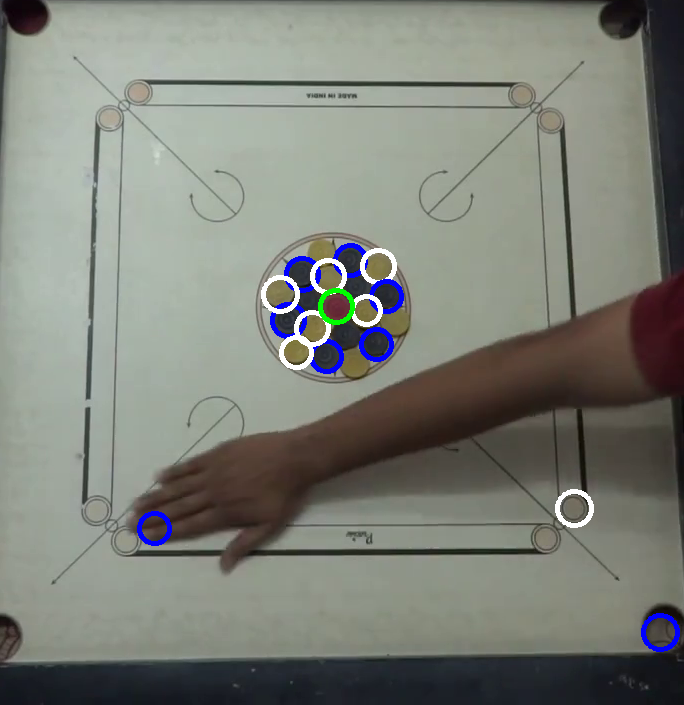
%> input picture images/0.png, 684 x 705 px
$ octave --eval "result = skinDetection('../images/0.png');"   (GNU Octave 9; MATLAB toolbox functions it lacks are replaced by stand-ins)
%> lines starting %> are read from the running program, lines starting %| are printed output that depends on the picture; in (x1, y1, x2, y2) boxes, pixels count from 0 and x2, y2 are one past the last pixel; in counts of white or black regions, pixels touching at a corner belong together; the program's own positions count from 1
% Author:      Mohak Kumar Sukhwani
function [newImg]=skinDetection( ipImg )
%> called with ipImg = '../images/0.png'
%skinDetection: This function detects helps detecting skin using various color
%models
%Ref Paper: http://www.ijiee.org/papers/292-S1674.pdf


imgRGB=imread(ipImg);
%> imgRGB is the input picture: size 705x684x3 uint8; mean R, G, B 125.6, 128.7, 120.6
%imgRGB=ipImg;
imgHSV=rgb2hsv(imgRGB);
%> imgHSV: size 705x684x3 double; mean H, S, V 0.279, 0.142, 0.523
imgYCbCr=rgb2ycbcr(imgRGB);
%> imgYCbCr: size 705x684x3 uint8; mean of channels 1, 2, 3 125, 124.9, 127

[rSize,cSize,chan]=size(imgRGB);
%> rSize = 705; cSize = 684; chan = 3

%YCbCr space
Y=imgYCbCr(:,:,1);
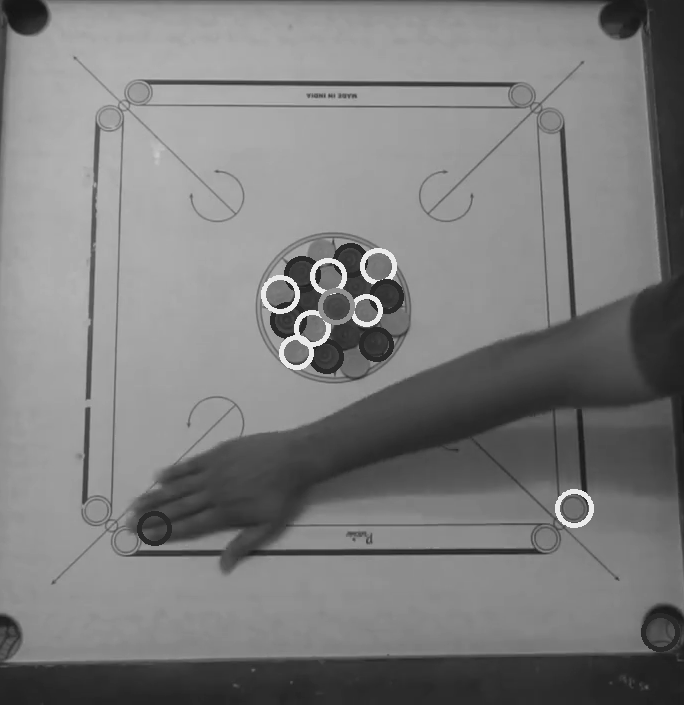
%> Y: size 705x684 uint8; min 20, max 235, mean 125
Cb = imgYCbCr(:,:,2);
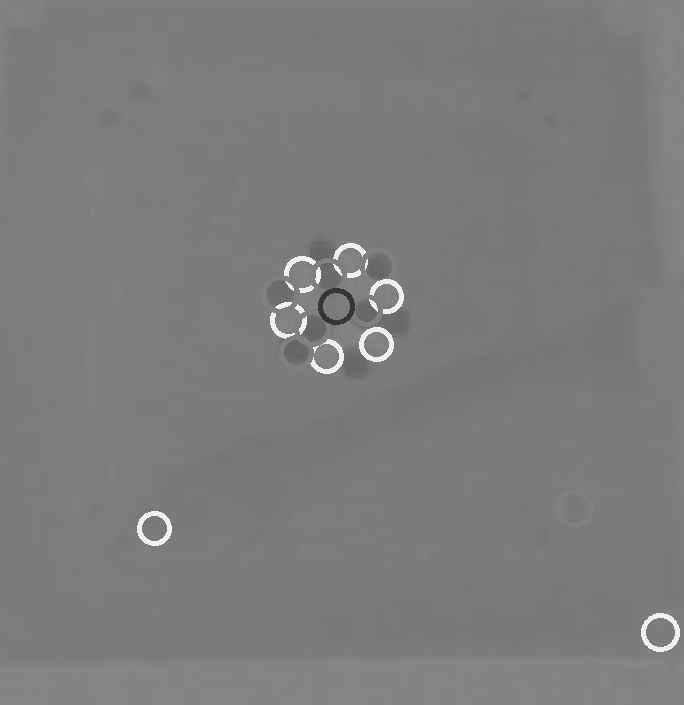
%> Cb: size 705x684 uint8; min 54, max 240, mean 124.9
Cr = imgYCbCr(:,:,3);
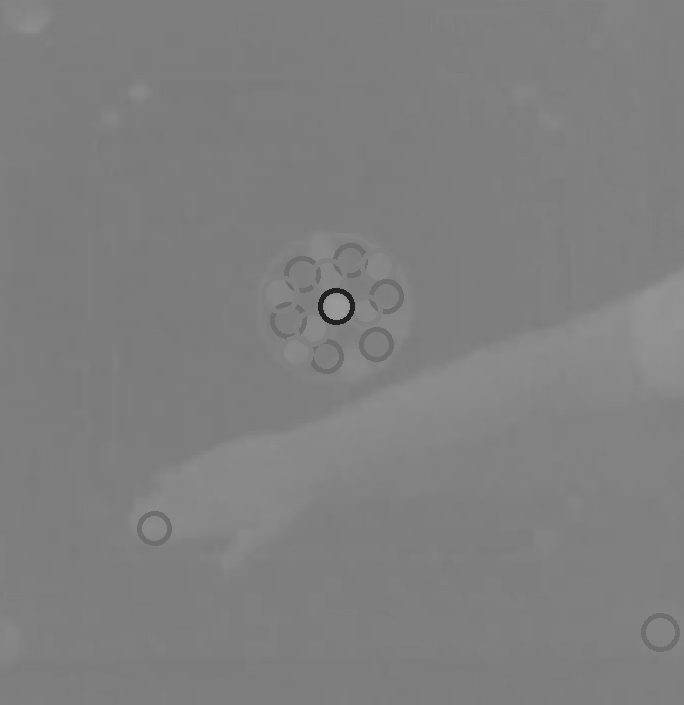
%> Cr: size 705x684 uint8; min 34, max 156, mean 127
%Various color spaces
%[row,col,chn] = find(Y>80 & Cb>=77 & Cb<=127 & Cr>=133 & Cr<=173);
%[row,col,chn] = find(Y>80 & Cb>=97.5 & Cb<=142.5 & Cr>=134 & Cr<=173);

%HSV space
hue=imgHSV(:,:,1);
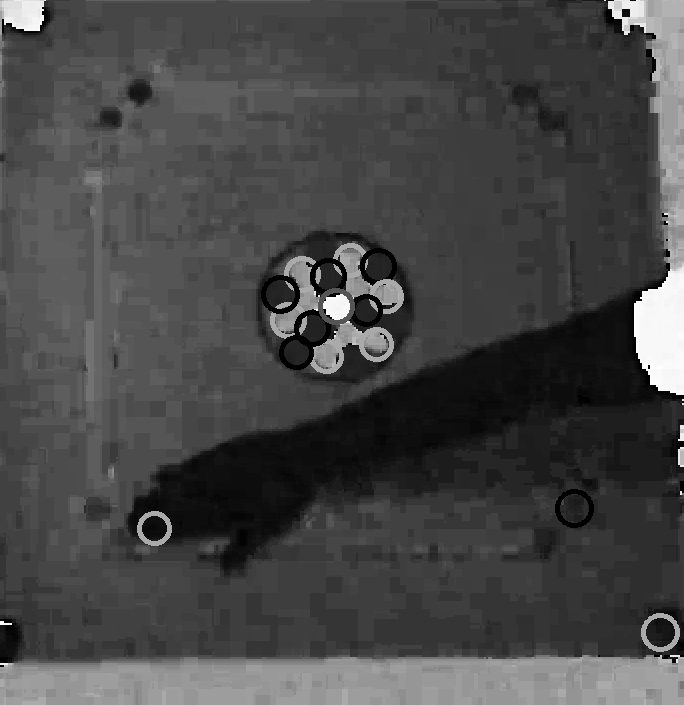
%> hue: size 705x684 double; min 0, max 0.996, mean 0.279
sat=imgHSV(:,:,2);
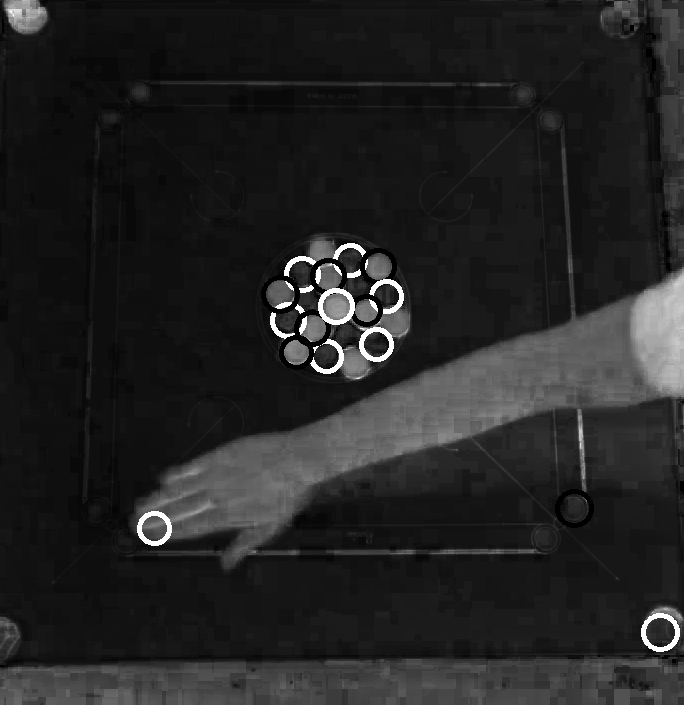
%> sat: size 705x684 double; min 0, max 1, mean 0.142
val=imgHSV(:,:,3);
[row,col,chn]=find( (Y>80 & Cb>=77 & Cb<=127 & Cr>=133 & Cr<=173 ) | ((hue >=0 & hue <=50) & (sat >=0.23 & sat <0.68)));
%> row = 81643 values from 1 to 705; col = 81643 values from 1 to 684; chn = 81643 logical values, 81643 true

% [7 lines of commented-out code are left out]

imgRGB=zeros(rSize,cSize);
for i=1:size(row,1)
        imgRGB(row(i),col(i)) = 1;
end
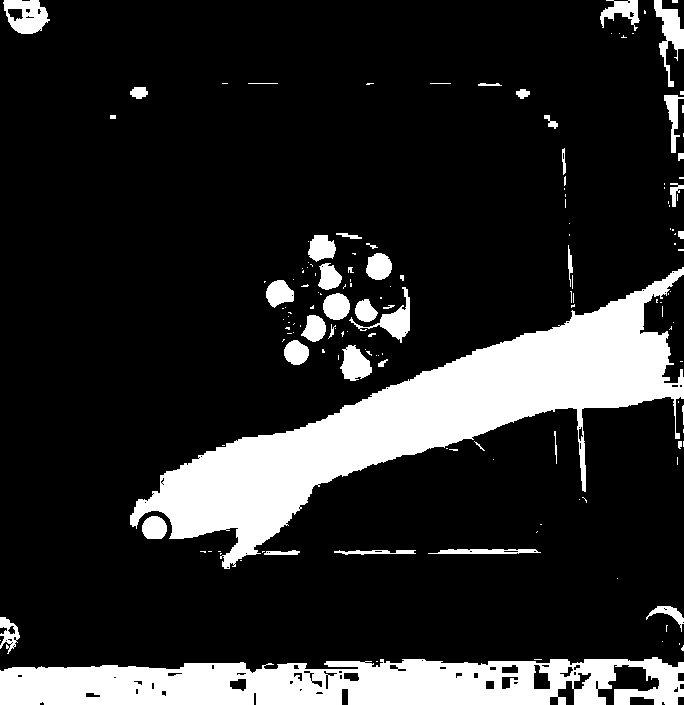
%> imgRGB: size 705x684 double; values 0 (black) and 1 (white), 16.9% white; 153 white regions (107 under 20 px), largest, box (x1, y1, x2, y2) and area: (130, 267, 684, 569) 44347, (0, 657, 684, 705) 24875, (3, 0, 50, 34) 1041

newImg=imgRGB;
end

$ run again, on images/2.png
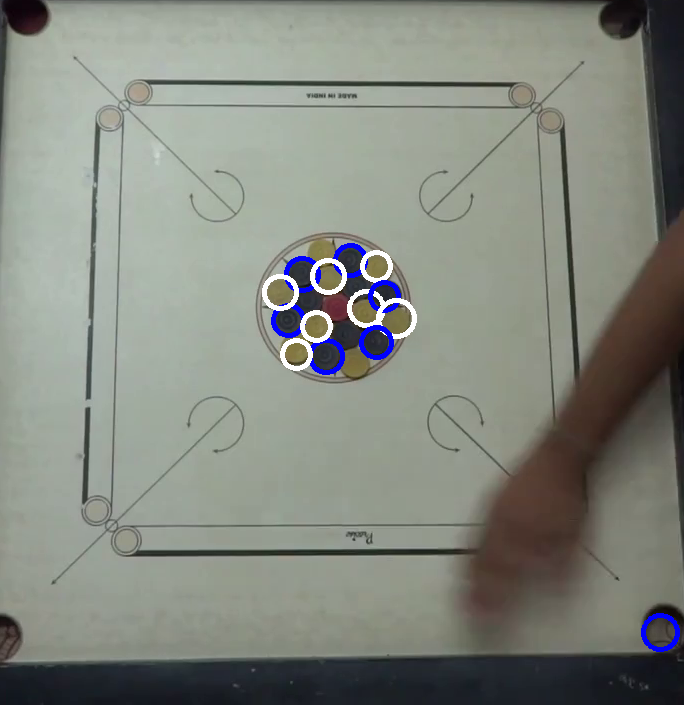
%> input picture images/2.png, 684 x 705 px
%> in skinDetection, imgRGB is the input picture: size 705x684x3 uint8; mean R, G, B 131.9, 136, 127.5
%> imgHSV: size 705x684x3 double; mean H, S, V 0.28, 0.125, 0.547
%> imgYCbCr: size 705x684x3 uint8; mean of channels 1, 2, 3 130.9, 124.9, 126.6
%> in skinDetection, `sat=imgHSV(:,:,2);`:
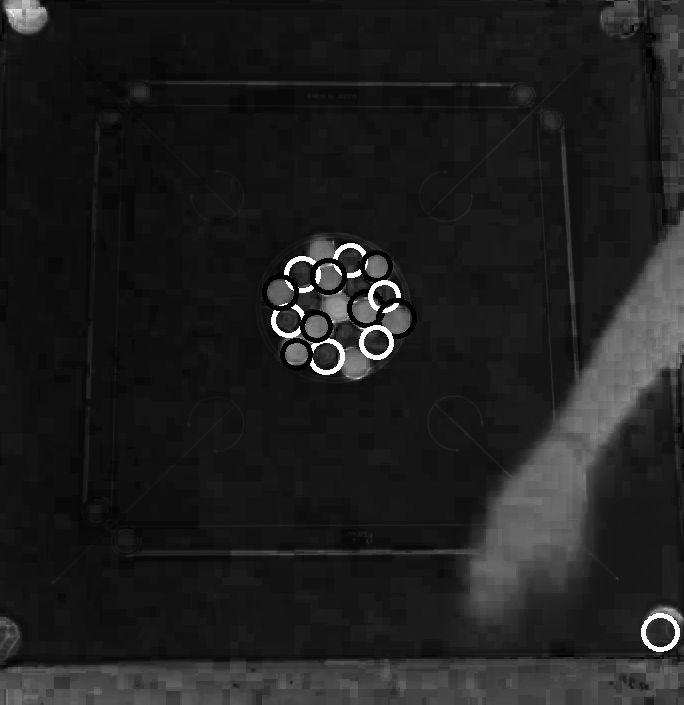
%> sat: size 705x684 double; min 0, max 1, mean 0.125
%> row = 67046 values from 1 to 705; col = 67046 values from 1 to 684; chn = 67046 logical values, 67046 true
%> after the loop in skinDetection, `for i=1:size(row,1)`:
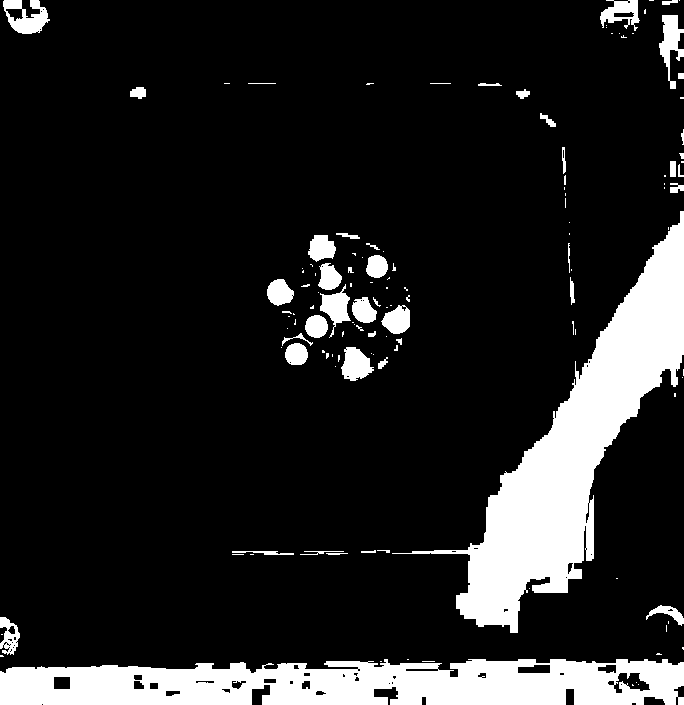
%> imgRGB: size 705x684 double; values 0 (black) and 1 (white), 13.9% white; 129 white regions (83 under 20 px), largest, box (x1, y1, x2, y2) and area: (392, 211, 684, 633) 31216, (0, 659, 684, 705) 25321, (3, 0, 50, 34) 919
